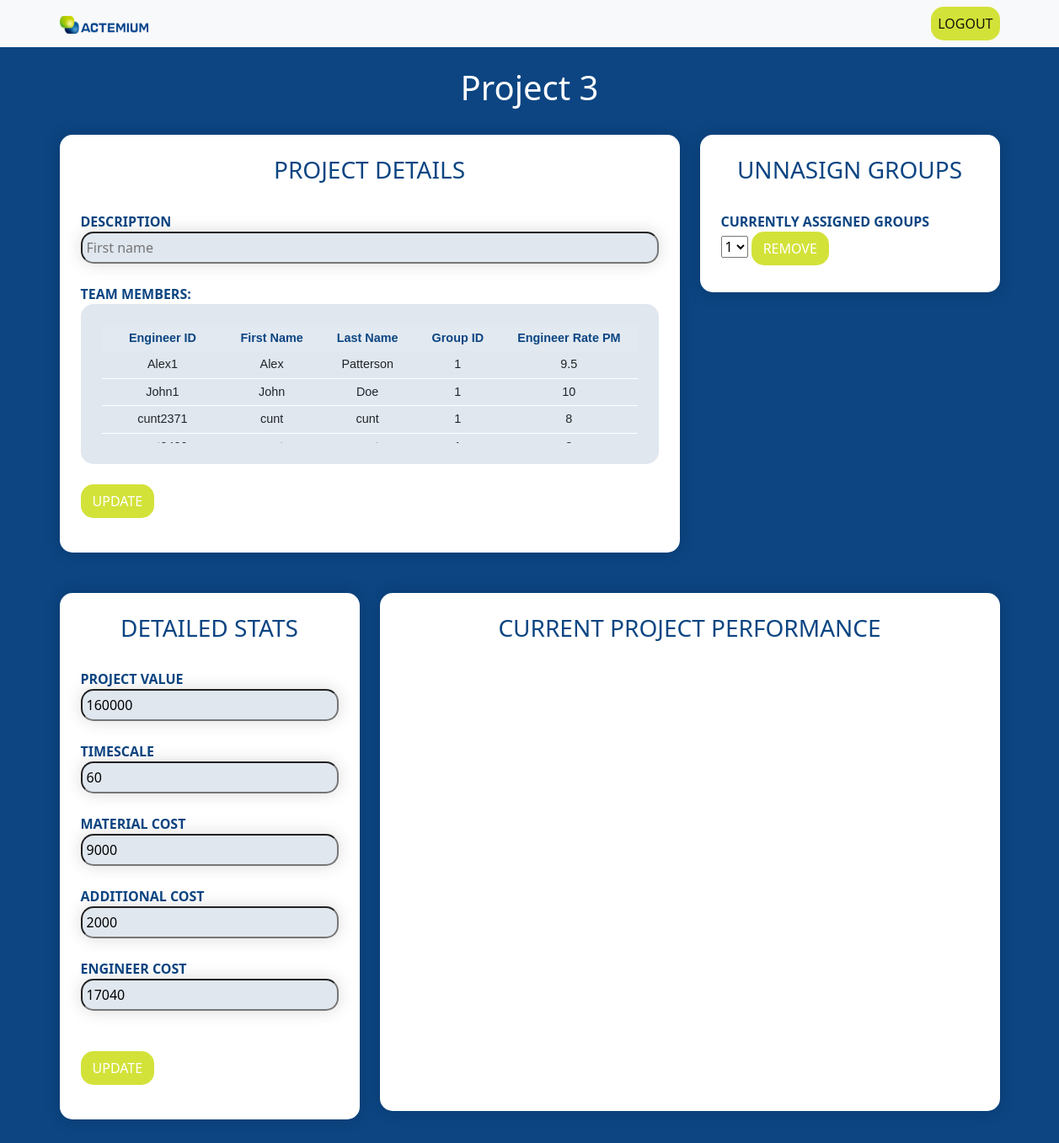
The page /ViewProject.php?pid=3 on the database its author committed.
### tables this page shows
CREATE TABLE Project(Project_ID STRING, Project_Name STRING, Project_value MONEY, Engineer_cost MONEY, Material_cost MONEY, Additional_cost MONEY, Comments STRING, Customer_satisfaction INTEGER, Status STRING, "Timescale"	INTEGER);

### ViewProject.php (the view, shortened to what this page needs)
<?php
require("require.php");
$project_id_selected = $_GET['pid'];
$sql = "SELECT * FROM Project WHERE Project_ID=:pid AND Status = 'Active'";
$stmt = $db->prepare($sql);
$stmt->bindParam(':pid', $project_id_selected, SQLITE3_TEXT);
$result = $stmt->execute();
$arrayResult = [];
while ($row = $result->fetchArray()) {
    $arrayResult[] = $row;
}
$ProjectVal = $arrayResult[0]['Project_value'];
$EngineerCost = $arrayResult[0]['Engineer_cost'];
$MaterialCost = $arrayResult[0]['Material_cost'];
$AdditionalCost = $arrayResult[0]['Additional_cost'];
$Timescale = $arrayResult[0]['Timescale'];
?>
<!DOCTYPE html>
<html>
<head>
</head>
<br>
<body>
  <div class="container">
    <h1 style="color:#fff; text-align:center">Project <?= $project_id_selected ?></h1>
    <br>
    <div class="row">
      <div class="col-md-8">
        <div class="w-box">
          <form method="post">
            <h3 style="color:#0C4582; text-align:center">PROJECT DETAILS</h3>
            <br>
            <b style="color:#0C4582">DESCRIPTION</b>
            <input class="form-group b-input" type="text" name="first_name" placeholder="First name">
            <br><br>
            <b style="color:#0C4582">TEAM MEMBERS:</b>
            <div class="b-box">
              <table class="styled-table" style="display:block; height:140px; overflow:auto;">
                <thead >
                  <tr>
                    <th>Engineer ID</th>
                    <th>First Name</th>
                    <th>Last Name</th>
                    <th>Group ID</th>
                    <th>Engineer Rate PM</th>
                  </tr>
                </thead>
                <?php
                $sql = "SELECT DISTINCT Engineer_ID, F_name, L_name, Engineer.Group_ID, Engineer_rate FROM Engineer
                INNER JOIN Groups
                ON Groups.Group_ID = Engineer.Group_ID
                INNER JOIN Project
                ON Groups.Project_ID = Project.Project_ID
                WHERE Project.Project_ID = :pid";
                $stmt = $db->prepare($sql);
                $stmt->bindParam(':pid', $project_id_selected, SQLITE3_TEXT);
                $result = $stmt->execute();
                $EFINALarrayResult = [];
                while ($row = $result->fetchArray()) {
                    $EFINALarrayResult[] = $row;
                }
                for ($i = 0; $i < count($EFINALarrayResult); $i++) :
                ?>
                  <tbody>
                    <tr>
                      <td><?php echo $EFINALarrayResult[$i]['Engineer_ID'] ?></td>
                      <td><?php echo $EFINALarrayResult[$i]['F_name'] ?></td>
                      <td><?php echo $EFINALarrayResult[$i]['L_name'] ?></td>
                      <td><?php echo $EFINALarrayResult[$i]['Group_ID'] ?></td>
                      <td><?php echo $EFINALarrayResult[$i]['Engineer_rate'] ?></td>
                    </tr>
                  </tbody>
                <?php endfor; ?>
              </table>
            </div>
            <br>
            <div class="form-group">
                <input class="btn btn-main" type='submit' value="UPDATE" name='submitPM'>
            </div>
          </form>
        </div>
        <br>
      </div>
      <div class="col-md-4">
        <div class="w-box">
          <form method="post">
          <h3 style="color:#0C4582; text-align:center">UNNASIGN GROUPS</h3>
          <br>
          <b style="color:#0C4582">CURRENTLY ASSIGNED GROUPS</b>
          <br>
          <select class="form-group" name="current_groups" id="current_groups">
          <?php
          $sql = "SELECT DISTINCT Group_ID FROM Groups WHERE Project_ID =:pid";
          $stmt = $db->prepare($sql);
          $stmt->bindParam(':pid', $project_id_selected, SQLITE3_TEXT);
          $result = $stmt->execute();
          $arrayResult = [];
          while ($row = $result->fetchArray()) {
              $arrayResult[] = $row;
          }
          for ($i = 0; $i < count($arrayResult); $i++) :
          $value = $arrayResult[$i]['Group_ID'];
          echo '<option value="' . $value . '">' . $value . '</option>';
          ?>
          <?php endfor; ?>
          </select>
          <input class="btn btn-main" type='submit' value="REMOVE" name='removeE'>
          </form>
        </div>
      </div>
    </div>
    <br>
    <div class="row">
        <div class="col-md-4">
            <div class="w-box">
                <form action="" method="post">
                    <div>
                        <h3 style="color:#0C4582; text-align:center">DETAILED STATS</h3>
                        <br>
                        <b style="color:#0C4582">PROJECT VALUE</b>
                        <input class="form-group b-input" type="number" name="project_value" value="<?= $ProjectVal ?>" min="1">
                        <br><br>
                        <b style="color:#0C4582">TIMESCALE</b>
                        <input class="form-group b-input" type="number" name="timescale" value="<?= $Timescale ?>" min="1">
                        <br><br>
                        <b style="color:#0C4582">MATERIAL COST</b>
                        <input class="form-group b-input" type="number" name="material_cost" value="<?= $MaterialCost ?>" min="1">
                        <br><br>
                        <b style="color:#0C4582">ADDITIONAL COST</b>
                        <input class="form-group b-input" type="number" name="additional_cost" value="<?= $AdditionalCost ?>" min="1">
                        <br><br>
                        <b style="color:#0C4582">ENGINEER COST</b>
                        <input class="form-group b-input" type="number" name="engineer_cost" value="<?= $EngineerCost ?>" readonly>
                        <br><br>
                    </div>
                    <br>
                    <div class="form-group">
                        <input class="btn btn-main" type='submit' value="UPDATE" name='submitDS'>
                    </div>
                </form>
            </div>
        </div>
        <div class="col-md-8">
          <div class="w-box">
            <h3 style="color:#0C4582; text-align:center">CURRENT PROJECT PERFORMANCE</h3>
            <br>
            <div id="columnchart_material" style="width: 800px; height: 500px; "></div>
          </div>
        </div>
    </div>
  </div>
  <br><br>
</body>
</html>

### stylesheet.css (style rules this page uses)
body { background-color: #0c4582; }
.btn-main { border-radius: 15px; color: #fff; background-color: #d3e239; border-color: #d3e239; border-width: 2px; }
.w-box { border-radius: 15px; padding: 25px; background-color: #ffffff; margin: auto; width: 100%; box-shadow: 0 0 20px rgba(0, 0, 0, 0.15); }
.b-box { border-radius: 15px; padding: 25px; background-color: #0c458220; margin: auto; width: 100%; }
.b-input { border-radius: 15px; padding: 5px; background-color: #0c458220; margin: auto; width: 100%; box-shadow: 0 0 20px rgba(0, 0, 0, 0.15); }
.styled-table { border-collapse: collapse; font-size: 0.9em; font-family: sans-serif; white-space: nowrap; }
.styled-table thead tr { background-color: #ffffff15; color: #0c4582; }
.styled-table th, .styled-table td { padding: 5px 20px; width: 100%; text-align: center; }
.styled-table tbody tr { border-bottom: 1px solid #ffffff; }
.styled-table tbody tr:last-of-type { border-bottom: 1px solid #ffffff; }

### rows shown on the page
project: project_value "160000", timescale "60", material_cost "9000", additional_cost "2000", engineer_cost "17040"

### other values the page prints
$project_id_selected "3"
$EFINALarrayResult[$i]['Engineer_ID'] "Alex1"
$EFINALarrayResult[$i]['F_name'] "Alex"
$EFINALarrayResult[$i]['L_name'] "Patterson"
$EFINALarrayResult[$i]['Group_ID'] "1"
$EFINALarrayResult[$i]['Engineer_rate'] "9.5"
$EFINALarrayResult[$i]['Engineer_ID'] "John1"
$EFINALarrayResult[$i]['F_name'] "John"
$EFINALarrayResult[$i]['L_name'] "Doe"
$EFINALarrayResult[$i]['Engineer_rate'] "10"
$EFINALarrayResult[$i]['Engineer_ID'] "cunt2371"
$EFINALarrayResult[$i]['F_name'] "cunt"
$EFINALarrayResult[$i]['L_name'] "cunt"
$EFINALarrayResult[$i]['Engineer_rate'] "8"
form field current_groups "1"
